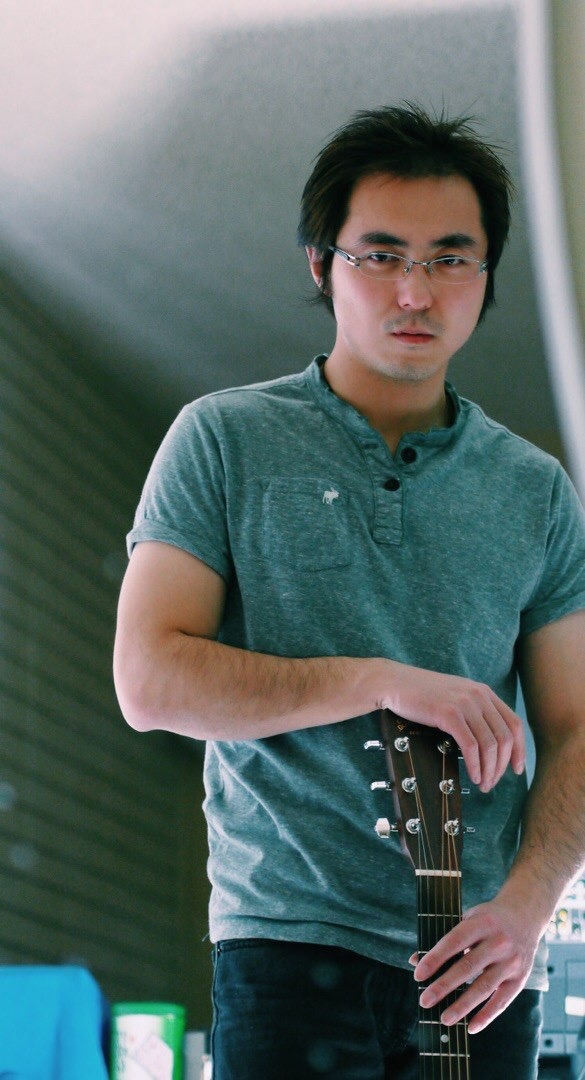
#> input picture Vision_Detection_Part/meG.JPG, 585 x 1080 px, found by its file name
$ python skin_test.py   (Python 2 division)
#> lines starting #> are read from the running program, lines starting #| are printed output that depends on the picture; after the words box and inside, x2 and y2 are one past the last pixel; in counts of white or black regions, pixels touching at a corner belong together
# -*- coding: utf-8 -*-
"""
Created on Tue Aug 21 12:15:03 2018

@author: fengh
"""

# before start read this page
# http://lib.csdn.net/article/opencv/23602

import cv2
import numpy as np
from matplotlib import pyplot as plt
################################################################################

print 'Pixel Values Access'

imgFile = 'meG.jpg'

# load an original image
img = cv2.imread(imgFile)
#> img is the input picture: shape (1080, 585, 3); mean B, G, R 101, 103.8, 88.5

# access a pixel at (row,column) coordinates
px = img[150,200]
#> px = [139, 136, 122]
print 'Pixel Value at (150,200):',px
#| Pixel Value at (150,200): [139 136 122]

# access a pixel from blue channel
blue = img[150,200,0]
#> blue = 139
# access a pixel from green channel
green = img[150,200,1]
#> green = 136
# access a pixel from red channel
red = img[150,200,2]
#> red = 122
print 'Pixel Value from B,G,R channels at (150,200): ',blue,green,red
#| Pixel Value from B,G,R channels at (150,200):  139 136 122
################################################################################

print 'Pixel Values Modification'

img[150,200] = [0,0,0]
#> img: shape (1080, 585, 3); under 0.01% of pixels changed, all inside (x1, y1, x2, y2) = (200, 150, 201, 151)
print 'Modified Pixel Value at (150,200):',px
#| Modified Pixel Value at (150,200): [0 0 0]
################################################################################
# better way: using numpy

# access a pixel from blue channel
blue = img.item(100,200,0)
#> blue = 157
# access a pixel from green channel
green = img.item(100,200,1)
#> green = 155
# access a pixel from red channel
red = img.item(100,200,2)
#> red = 147
print 'Pixel Value using Numpy from B,G,R channels at (100,200): ',blue,green,red
#| Pixel Value using Numpy from B,G,R channels at (100,200):  157 155 147

# warning: we can only change pixels in gray or single-channel image

# modify green value: (row,col,channel)
img.itemset((100,200,1),255)
#> img: shape (1080, 585, 3); mean B, G, R 101, 103.8, 88.5
# read green value
green = img.item(100,200,1)
#> green = 255
print 'Modified Green Channel Value Using Numpy at (100,200):',green
#| Modified Green Channel Value Using Numpy at (100,200): 255
################################################################################

print 'Skin Model'

rows,cols,channels = img.shape
#> rows = 1080; cols = 585; channels = 3

# prepare an empty image space
imgSkin = np.zeros(img.shape, np.uint8)
# copy original image
imgSkin = img.copy()

for r in range(rows):
    for c in range(cols):

        # get pixel value
        B = img.item(r,c,0)
        G = img.item(r,c,1)
        R = img.item(r,c,2)

        # non-skin area if skin equals 0, skin area otherwise
        skin = 0

        if (abs(R - G) > 15) and (R > G) and (R > B):
            if (R > 95) and (G > 40) and (B > 20) and (max(R,G,B) - min(R,G,B) > 15):
                skin = 1
                # print 'Condition 1 satisfied!'
            elif (R > 220) and (G > 210) and (B > 170):
                skin = 1
                # print 'Condition 2 satisfied!'

        if 0 == skin:
            imgSkin.itemset((r,c,0),0)
            imgSkin.itemset((r,c,1),0)
            imgSkin.itemset((r,c,2),0)
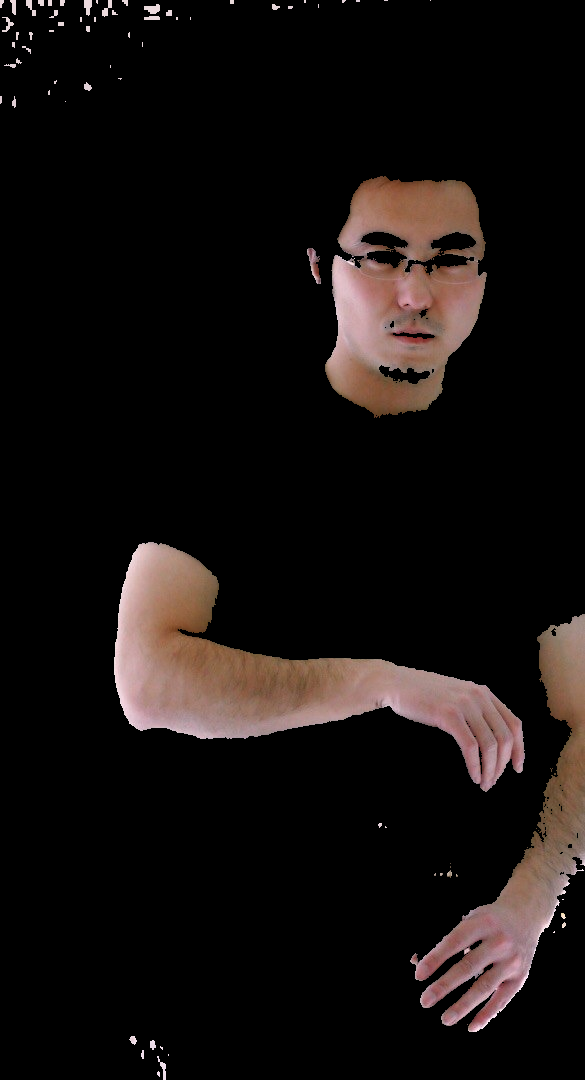
#> imgSkin: shape (1080, 585, 3); mean B, G, R 15.3, 16.8, 22
            # print 'Skin detected!'

# convert color space of images because of the display difference between cv2 and matplotlib
img = cv2.cvtColor(img, cv2.COLOR_BGR2RGB)
imgSkin = cv2.cvtColor(imgSkin, cv2.COLOR_BGR2RGB)

# display original image and skin image
plt.subplot(1,2,1), plt.imshow(img), plt.title('Original Image'), plt.xticks([]), plt.yticks([])
plt.subplot(1,2,2), plt.imshow(imgSkin), plt.title('Skin Image'), plt.xticks([]), plt.yticks([])
plt.show()
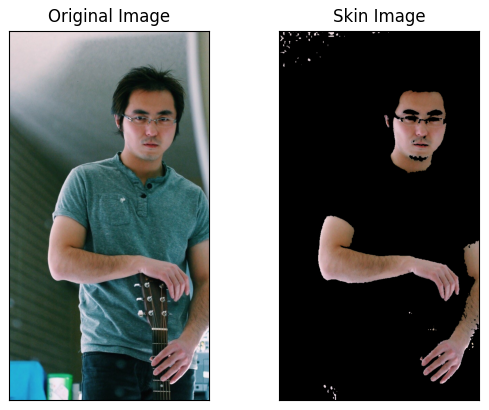
#> figure drawn by matplotlib, 2 panels
################################################################################

print 'Waiting for Key Operation'

k = cv2.waitKey(0)
#> (key Esc is pressed here)

# wait for ESC key to exit
if 27 == k:
    cv2.destroyAllWindows()

print 'Goodbye!'
